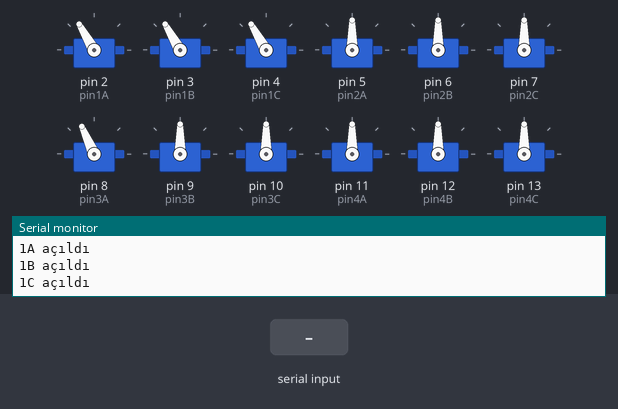
This sketch was run on a simulated Arduino Uno, built with avr-gcc and run on an emulated ATmega328P. On the bench: 12 × servo, the last lines printed to the serial monitor. The test bench sets the inputs (shaded band).

Above: at 1.2 s.
1.3 s: "d" received over Serial
At 1.66 s:
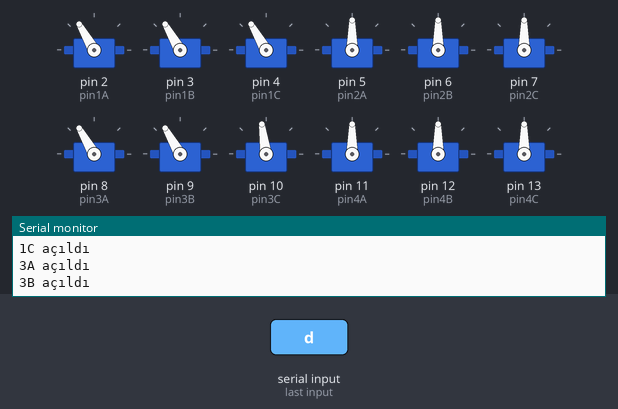
At 16.2 s:
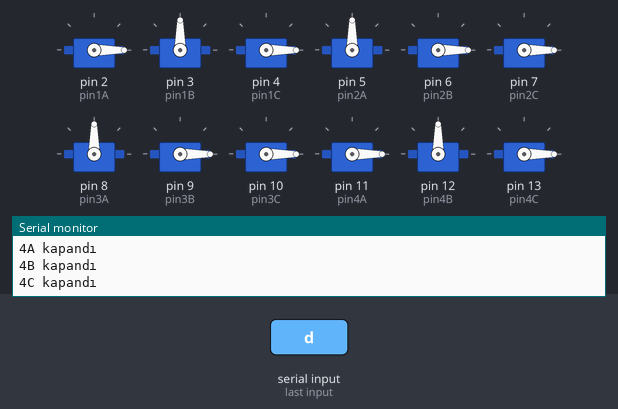
Timing chart, 0 to 17.7 s (numbered marks = the images above; inputs shaded):
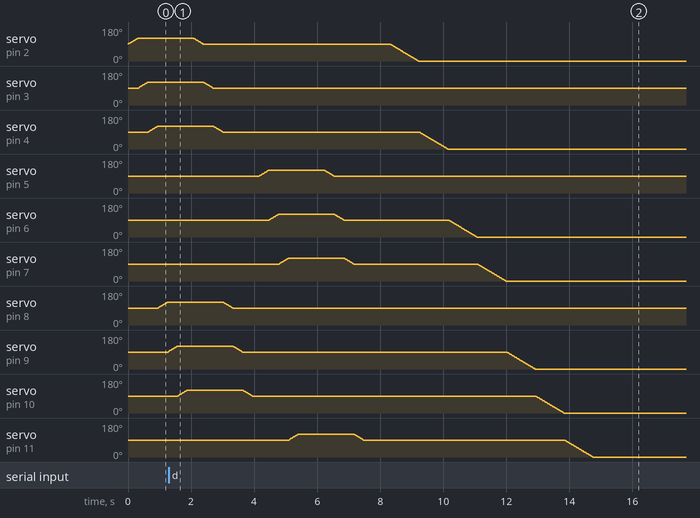

The sketch:

ROBOT_ORUMCEK_DANS.ino
```cpp
#include <Servo.h>

// Servo tanımlamaları
Servo servo1A, servo1B, servo1C;
Servo servo2A, servo2B, servo2C;
Servo servo3A, servo3B, servo3C;
Servo servo4A, servo4B, servo4C;

// Pin tanımlamaları
const int pin1A = 2;
const int pin1B = 3;
const int pin1C = 4;
const int pin2A = 5;
const int pin2B = 6;
const int pin2C = 7;
const int pin3A = 8;
const int pin3B = 9;
const int pin3C = 10;
const int pin4A = 11;
const int pin4B = 12;
const int pin4C = 13;

// Hız değişkeni (milisaniye)
int speed = 10;
bool walking = true;

void setup() {
  // Servoları başlat ve pinlere bağla
  servo1A.attach(pin1A);
  servo1B.attach(pin1B);
  servo1C.attach(pin1C);

  servo2A.attach(pin2A);
  servo2B.attach(pin2B);
  servo2C.attach(pin2C);

  servo3A.attach(pin3A);
  servo3B.attach(pin3B);
  servo3C.attach(pin3C);

  servo4A.attach(pin4A);
  servo4B.attach(pin4B);
  servo4C.attach(pin4C);

  // Seri haberleşmeyi başlat
  Serial.begin(9600);
}

void loop() {
  if (Serial.available() > 0) {
    char command = Serial.read();
    if (command == 'd') {
      stopWalking();
    }
  }
  else {
    if (walking) {
      // Düz yürüme döngüsü
      walk();
    }
  }
}

// Yürüme fonksiyonu
void walk() {
  Serial.println("Yürüyor");
  // Her bacak sırayla hareket eder
  moveLeg(1, true);
  moveLeg(3, true);
  delay(200);
  moveLeg(1, false);
  moveLeg(3, false);
  delay(200);
  moveLeg(2, true);
  moveLeg(4, true);
  delay(200);
  moveLeg(2, false);
  moveLeg(4, false);
  delay(200);
}

// Tüm bacakları kapatma fonksiyonu
void stopWalking() {
  Serial.println("Durdu");
  walking = false;
  // Belirli pozisyonlara ayarla
  moveServoSlowly(servo1A, servo1A.read(), 0, "1A");
  moveServoSlowly(servo1B, servo1B.read(), 90, "1B");
  moveServoSlowly(servo1C, servo1C.read(), 0, "1C");

  moveServoSlowly(servo2A, servo2A.read(), 90, "2A");
  moveServoSlowly(servo2B, servo2B.read(), 0, "2B");
  moveServoSlowly(servo2C, servo2C.read(), 0, "2C");

  moveServoSlowly(servo3A, servo3A.read(), 90, "3A");
  moveServoSlowly(servo3B, servo3B.read(), 0, "3B");
  moveServoSlowly(servo3C, servo3C.read(), 0, "3C");

  moveServoSlowly(servo4A, servo4A.read(), 0, "4A");
  moveServoSlowly(servo4B, servo4B.read(), 90, "4B");
  moveServoSlowly(servo4C, servo4C.read(), 0, "4C");
}

// Bir bacağı ileri geri hareket ettiren fonksiyon
void moveLeg(int leg, bool forward) {
  int angle = forward ? 30 : -30;

  switch (leg) {
    case 1:
      moveServoSlowly(servo1A, servo1A.read(), servo1A.read() + angle, "1A");
      moveServoSlowly(servo1B, servo1B.read(), servo1B.read() + angle, "1B");
      moveServoSlowly(servo1C, servo1C.read(), servo1C.read() + angle, "1C");
      break;
    case 2:
      moveServoSlowly(servo2A, servo2A.read(), servo2A.read() + angle, "2A");
      moveServoSlowly(servo2B, servo2B.read(), servo2B.read() + angle, "2B");
      moveServoSlowly(servo2C, servo2C.read(), servo2C.read() + angle, "2C");
      break;
    case 3:
      moveServoSlowly(servo3A, servo3A.read(), servo3A.read() + angle, "3A");
      moveServoSlowly(servo3B, servo3B.read(), servo3B.read() + angle, "3B");
      moveServoSlowly(servo3C, servo3C.read(), servo3C.read() + angle, "3C");
      break;
    case 4:
      moveServoSlowly(servo4A, servo4A.read(), servo4A.read() + angle, "4A");
      moveServoSlowly(servo4B, servo4B.read(), servo4B.read() + angle, "4B");
      moveServoSlowly(servo4C, servo4C.read(), servo4C.read() + angle, "4C");
      break;
  }
}

// Servo motorunu yavaşça hareket ettiren fonksiyon
void moveServoSlowly(Servo &servo, int startAngle, int endAngle, const char *servoName) {
  if (startAngle < endAngle) {
    for (int angle = startAngle; angle <= endAngle; angle++) {
      servo.write(angle);
      delay(speed);
    }
  } else {
    for (int angle = startAngle; angle >= endAngle; angle--) {
      servo.write(angle);
      delay(speed);
    }
  }
  Serial.print(servoName);
  Serial.println((startAngle < endAngle) ? " açıldı" : " kapandı");
}
```

Measured:
- after the input at 1.3 s, servo on pin 3 (pin1B): goes on until 2.7 s, then stays 90°; servo on pin 5 (pin2A): goes on until 6.5 s, then stays 90°; servo on pin 8 (pin3A): goes on until 3.3 s, then stays 90°; servo on pin 12 (pin4B): goes on until 7.8 s, then stays 90°
- by itself, servo on pin 6 (pin2B): rises from 90° to 120° in 0.28 s, then falls to 0° in 6.3 s
- by itself, servo on pin 7 (pin2C): rises from 90° to 120° in 0.28 s, then falls to 0° in 6.9 s
- by itself, servo on pin 9 (pin3B): rises from 94° to 120° in 0.24 s, then falls to 0° in 11.4 s
- by itself, servo on pin 10 (pin3C): rises from 90° to 120° in 0.28 s, then falls to 0° in 12.0 s
- by itself, servo on pin 11 (pin4A): rises from 90° to 120° in 0.28 s, then falls to 0° in 9.4 s
- by itself, servo on pin 13 (pin4C): rises from 90° to 120° in 0.28 s, then falls to 0° in 9.7 s
